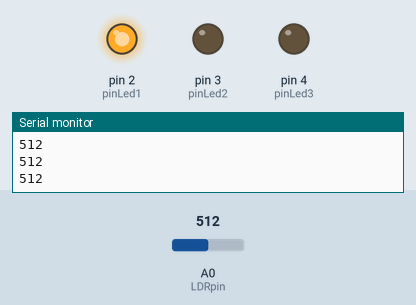
Recording of a sketch running on a simulated Arduino Uno, built with avr-gcc and run on an emulated ATmega328P. On the bench: output pins drawn as LEDs (lit = HIGH), the last lines printed to the serial monitor. Inputs (shaded band) come from the test bench; at power-on: A0 (LDRpin) = 512.

Above: at 1.2 s.
1.3 s: A0 (LDRpin) set to 527
At 2.3 s:
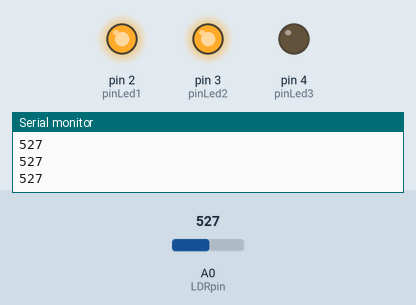
2.9 s: A0 (LDRpin) set to 751
4.4 s: A0 (LDRpin) set to 784
At 4.8 s:
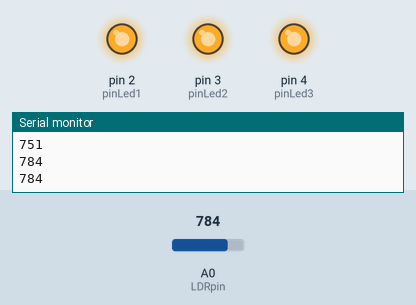
5.9 s: A0 (LDRpin) set to 240
At 7.2 s:
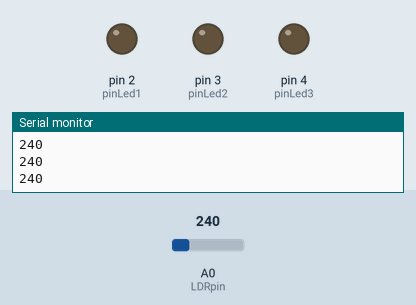
7.5 s: A0 (LDRpin) set to 267
At 8.6 s:
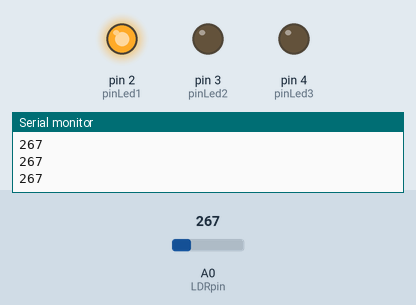
9.1 s: A0 (LDRpin) set to 122
At 9.9 s:
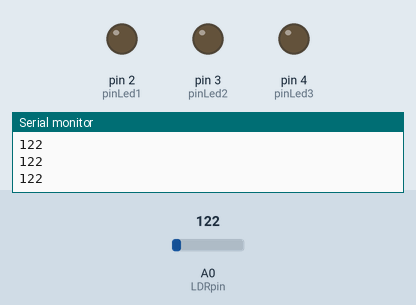
Timing chart, 0 to 11.7 s (numbered marks = the images above; inputs shaded):
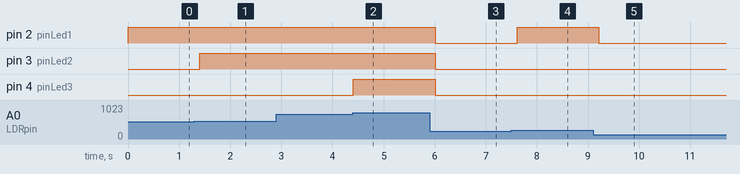

Measured:
- the behaviour switches between 512 and 513 on A0 (LDRpin) (found by bisection; images 0 and 1)
- the behaviour switches between 768 and 769 on A0 (LDRpin) (found by bisection; images 1 and 2)
- the behaviour switches between 250 and 251 on A0 (LDRpin) (found by bisection; images 3 and 4)
- after the input at 1.3 s, pin 3 (pinLed2): LOW → HIGH after 0.10 s
- after the input at 4.4 s, pin 4 (pinLed3): LOW → HIGH at once
- after the input at 5.9 s, pin 2 (pinLed1), pin 3 (pinLed2), pin 4 (pinLed3): HIGH → LOW after 0.11 s
- after the input at 7.5 s, pin 2 (pinLed1): LOW → HIGH after 0.11 s
- after the input at 9.1 s, pin 2 (pinLed1): HIGH → LOW after 0.11 s

The sketch:

laboratorio6.ino
```cpp
int pinLed1 = 2;
int pinLed2 = 3;
int pinLed3 = 4;
int LDRpin = A0;
int valorLDR = 0;

void setup() {
  Serial.begin(9600);
  pinMode(pinLed1, OUTPUT);
  pinMode(pinLed2, OUTPUT);
  pinMode(pinLed3, OUTPUT);

}

void loop() {
  digitalWrite(pinLed1, LOW);
  digitalWrite(pinLed2, LOW);
  digitalWrite(pinLed3, LOW);

  valorLDR= analogRead(LDRpin);
  Serial.println(valorLDR);

  if(valorLDR > 250)
  {
    digitalWrite(pinLed1, HIGH);
  }
  if(valorLDR > 512)
  {
    digitalWrite(pinLed2, HIGH);
  }
  if(valorLDR > 768)
  {
    digitalWrite(pinLed3, HIGH);
  }
  delay(200);
}
```
